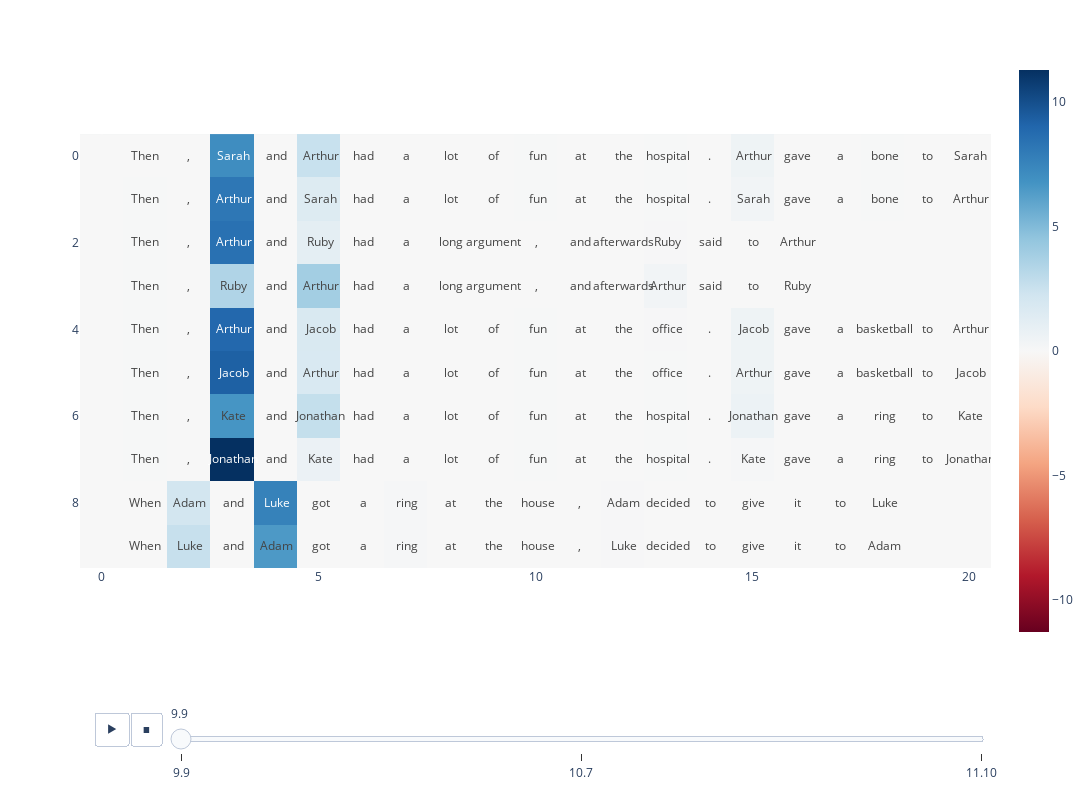

Source (notebook cell):
### Markdown cell above
### Test my function

I'm going to take a standard sentence from the IOI distribution, and run my function on it. I should find that:

* For head `10.7`, the amount of suppression when `seqQ` is the position of the IO token is about the same as the head's direct output projected in the IO direction (i.e. very negative).
* For head `9.9`, for similar reasons, it should be very positive.

### Code cell
batch_size = 10
seed = 0
ioi_dataset, ioi_cache = generate_data_and_caches(batch_size, model=model, seed=seed, only_ioi=True, prepend_bos=True, symmetric=True)

def investigate_a_few_heads(
    toks: Int[Tensor, "batch seq"],
    head_list = [(9, 9), (10, 7), (11, 10)],
    only_use_neg_projections: bool = False,
):
    labels = []
    results = []
    batch_size, seq_len = toks.shape

    for head in head_list:
        unembedding_coeffs = compute_weighted_avg_logit_suppression(
            model=model,
            toks=toks,
            head=head,
            only_use_neg_projections=only_use_neg_projections,
            return_new_loss=False,
        )
        if isinstance(unembedding_coeffs, tuple):
            unembedding_coeffs = unembedding_coeffs[0]
        
        logit_suppression_per_position = unembedding_coeffs["per_position"]
        weighted_avg_logit_suppression_per_sequence = unembedding_coeffs["per_sequence"]
        
        # pattern_non_bos = unembedding_coeffs["pattern_non_bos"]
        # results_tensor = t.concat([weighted_avg_logit_suppression_per_position, weighted_avg_logit_suppression_per_sequence.unsqueeze(-1)], dim=-1)
        # pattern_non_bos = t.concat([pattern_non_bos, t.zeros(batch_size, 1, dtype=t.float32, device=device)], dim=-1)

        # results.extend([results_tensor, pattern_non_bos])
        # head_name = f"{head[0]}.{head[1]}"
        # labels.extend([head_name, head_name + " (probs)"])

        results.append(logit_suppression_per_position)
        labels.append(f"{head[0]}.{head[1]}")

    text = [model.to_str_tokens(toks[i]) + ["*"] for i in range(batch_size)]
    text = [[(i if i != "<|endoftext|>" else "") for i in T] for T in text]

    results = t.stack(results)
    zmax = results.abs().max().item()

    fig = imshow(
        results,
        animation_frame = 0,
        animation_labels = labels,
        height = 800,
        width = 1600,
        return_fig = True,
        zmax = zmax,
        zmin = -zmax,
    )

    for i in range(len(fig.data)):
        fig.data[i].update(
            text=text, 
            texttemplate="%{text}", 
            textfont={"size": 12}
        )

    fig.show()


investigate_a_few_heads(ioi_dataset.toks, only_use_neg_projections=False)

### Figure 1 — Plotly figure (JSON) as saved in the notebook; plotly's stock layout.template omitted (floating-point values rounded to 4 significant figures; data arrays with more than 128 entries replaced by an {"elided": "..."} marker saying what was removed)
{"data": [{"coloraxis": "coloraxis", "hovertemplate": "x: %{x}<br>y: %{y}<br>color: %{z}<extra></extra>", "name": "0", "text": {"elided": "10x22 str values"}, "textfont": {"size": 12}, "texttemplate": "%{text}", "type": "heatmap", "xaxis": "x", "yaxis": "y", "z": {"elided": "10x21 float values"}}], "layout": {"coloraxis": {"cmax": 11.29, "cmid": 0, "cmin": -11.29, "colorscale": [[0, "rgb(103,0,31)"], [0.1, "rgb(178,24,43)"], [0.2, "rgb(214,96,77)"], [0.3, "rgb(244,165,130)"], [0.4, "rgb(253,219,199)"], [0.5, "rgb(247,247,247)"], [0.6, "rgb(209,229,240)"], [0.7, "rgb(146,197,222)"], [0.8, "rgb(67,147,195)"], [0.9, "rgb(33,102,172)"], [1, "rgb(5,48,97)"]]}, "height": 800, "margin": {"t": 60}, "modebar": {"add": ["drawline", "drawopenpath", "drawclosedpath", "drawcircle", "drawrect", "eraseshape"]}, "sliders": [{"active": 0, "currentvalue": {"prefix": ""}, "len": 0.9, "pad": {"b": 10, "t": 60}, "steps": [{"args": [["0"], {"frame": {"duration": 0, "redraw": true}, "fromcurrent": true, "mode": "immediate", "transition": {"duration": 0, "easing": "linear"}}], "label": "9.9", "method": "animate"}, {"args": [["1"], {"frame": {"duration": 0, "redraw": true}, "fromcurrent": true, "mode": "immediate", "transition": {"duration": 0, "easing": "linear"}}], "label": "10.7", "method": "animate"}, {"args": [["2"], {"frame": {"duration": 0, "redraw": true}, "fromcurrent": true, "mode": "immediate", "transition": {"duration": 0, "easing": "linear"}}], "label": "11.10", "method": "animate"}], "x": 0.1, "xanchor": "left", "y": 0, "yanchor": "top"}], "updatemenus": [{"buttons": [{"args": [null, {"frame": {"duration": 500, "redraw": true}, "fromcurrent": true, "mode": "immediate", "transition": {"duration": 500, "easing": "linear"}}], "label": "&#9654;", "method": "animate"}, {"args": [[null], {"frame": {"duration": 0, "redraw": true}, "fromcurrent": true, "mode": "immediate", "transition": {"duration": 0, "easing": "linear"}}], "label": "&#9724;", "method": "animate"}], "direction": "left", "pad": {"r": 10, "t": 70}, "showactive": false, "type": "buttons", "x": 0.1, "xanchor": "right", "y": 0, "yanchor": "top"}], "width": 1600, "xaxis": {"anchor": "y", "constrain": "domain", "domain": [0, 1], "scaleanchor": "y"}, "yaxis": {"anchor": "x", "autorange": "reversed", "constrain": "domain", "domain": [0, 1]}}}
